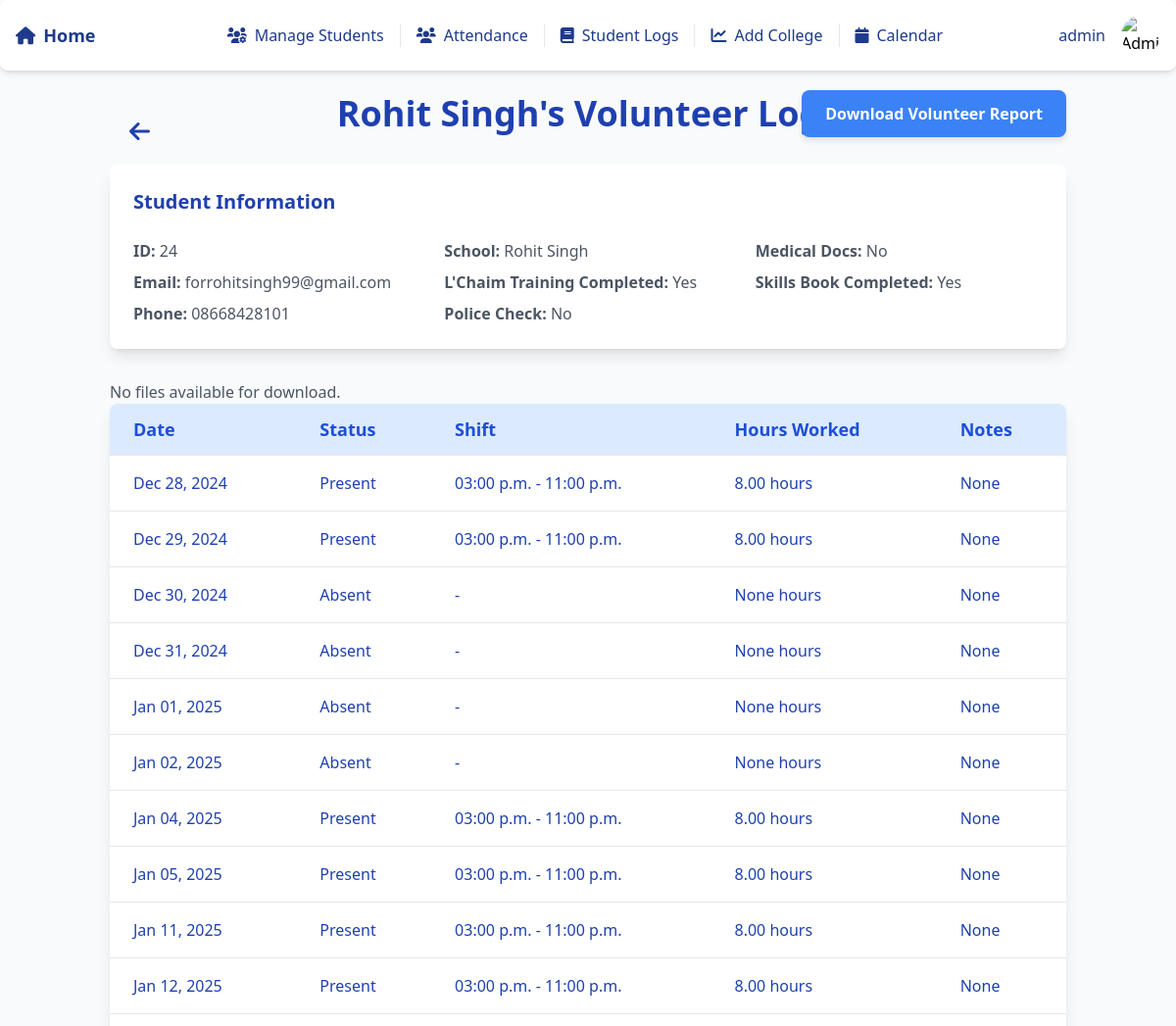
The app's page /student/24/logs/ (signed in, upper part), older data.
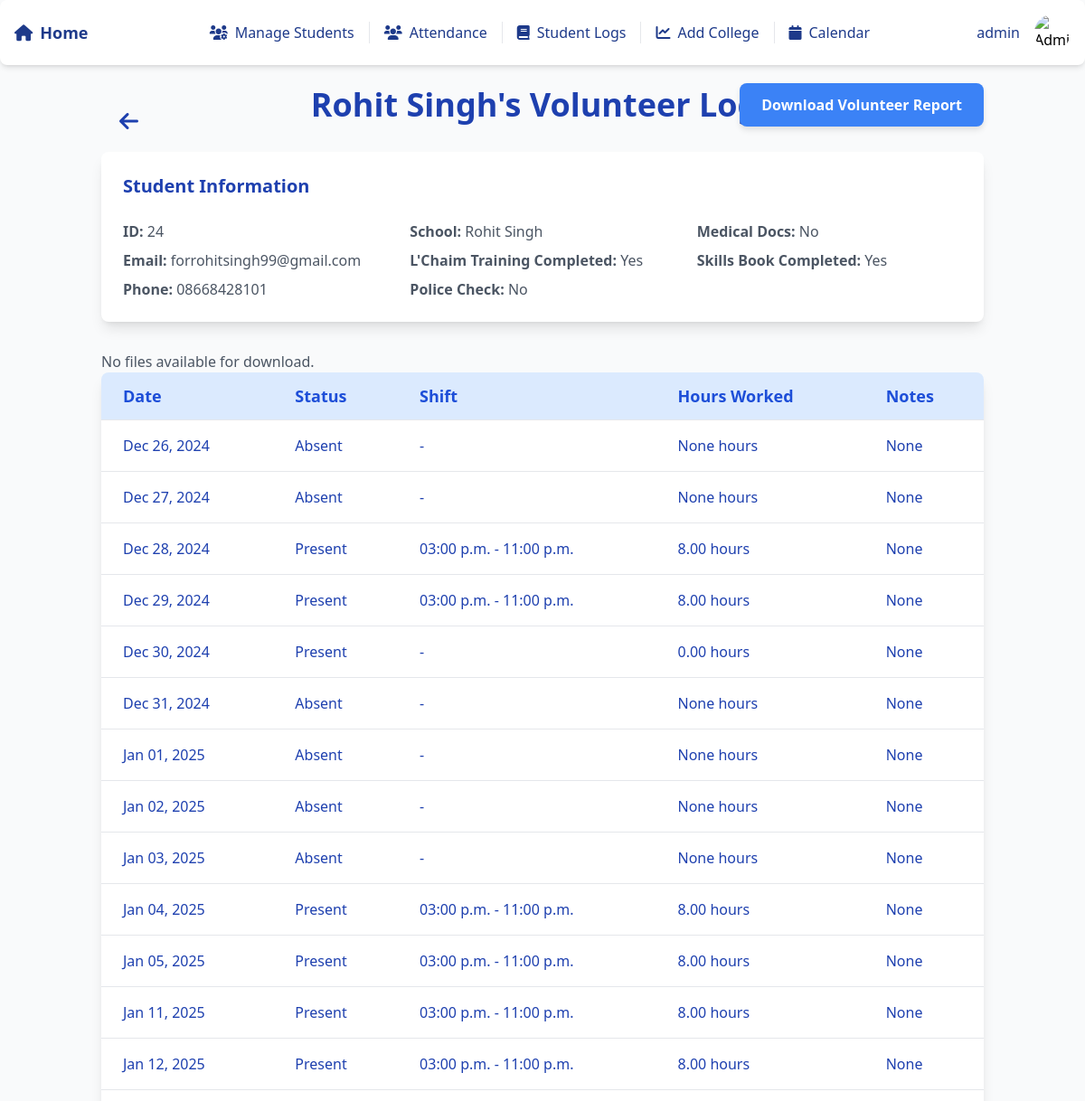
The same page, newer data.
### students/models.py (models this page shows, shortened)
class VolunteerLog(models.Model):
    student = models.ForeignKey(StudentProfile, on_delete=models.CASCADE, related_name="volunteer_logs")
    date = models.DateField()
    shift = models.ForeignKey(Shift, on_delete=models.SET_NULL, null=True, blank=True)
    start_time = models.TimeField(null=True, blank=True)
    end_time = models.TimeField(null=True, blank=True)
    hours_worked = models.DecimalField(max_digits=5, decimal_places=2, null=True)
    status = models.CharField(max_length=10, choices=[('Present', 'Present'), ('Absent', 'Absent')], default='Absent')
    notes = models.TextField(blank=True, null=True)
    class Meta:
        ordering = ['date']

### students/views.py (the view)
    def wrap(request, *args, **kwargs):
        if not request.user.groups.filter(name='Admin').exists():
            return redirect('student_profile_list')
        return function(request, *args, **kwargs)

### students/views.py (called while the page is built)
def admin_required(function):
    def wrap(request, *args, **kwargs):
        if not request.user.groups.filter(name='Admin').exists():
            return redirect('student_profile_list')
        return function(request, *args, **kwargs)
    return wrap

@admin_required
def student_details(request, student_id):
    student = get_object_or_404(StudentProfile, id=student_id)
    volunteer_logs = VolunteerLog.objects.filter(student=student)
    student_files = StudentFile.objects.filter(student=student)
    filename_pattern = re.compile(r'([^/]+)$')
    for file in student_files:
        match = filename_pattern.search(file.file.name)
        if match:
            print(match.group(0))
            file.file = match.group(0)
    total_hours = 0
    for log in volunteer_logs:
        if log.status == 'Present':
            total_hours += log.hours_worked if log.hours_worked else 7
    return render(request, 'student_details.html', {
        'student': student,
        'volunteer_logs': volunteer_logs,
        'total_hours': total_hours,
        'student_files': student_files
    })

### students/templates/student_details.html (shortened to what the changed rows need)
<!DOCTYPE html>
<html lang="en">
<head>
    <script src="https://cdn.tailwindcss.com"></script>
</head>
<body class="bg-gray-50">
    {% include 'navbar.html' %}
    <div class="container mx-auto px-6 mt-24">
        <div class="header-container mb-8">
            <h1 class="text-4xl font-semibold text-blue-800">
                {{ student.first_name }} {{ student.last_name }}'s Volunteer Logs
            </h1>
        </div>
        <div class="overflow-x-auto bg-white shadow-lg rounded-lg mb-8">
            <table class="min-w-full">
                <thead class="bg-blue-100">
                    <tr class="border-b">
                        <th class="py-3 px-6 text-left text-lg font-semibold text-blue-700">Date</th>
                        <th class="py-3 px-6 text-left text-lg font-semibold text-blue-700">Status</th>
                        <th class="py-3 px-6 text-left text-lg font-semibold text-blue-700">Shift</th>
                        <th class="py-3 px-6 text-left text-lg font-semibold text-blue-700">Hours Worked</th>
                        <th class="py-3 px-6 text-left text-lg font-semibold text-blue-700">Notes</th>
                    </tr>
                </thead>
                <tbody>
                    {% for log in volunteer_logs %}
                        <tr class="hover-row border-b">
                            <td class="py-4 px-6 text-blue-800">{{ log.date|date:"M d, Y" }}</td>
                            <td class="py-4 px-6 text-blue-800">{{ log.status }}</td>
                            <td class="py-4 px-6 text-blue-800">{{ log.start_time|time:"h:i a" }} - {{ log.end_time|time:"h:i a" }}</td>
                            <td class="py-4 px-6 text-blue-800">{{ log.hours_worked }} hours</td>
                            <td class="py-4 px-6 text-blue-800">{{ log.notes|default:"None" }}</td>
                        </tr>
                    {% endfor %}
                </tbody>
            </table>
        </div>
    </div>
</body>
</html>

Row changes from the older to the newer data that the page shows:
added VolunteerLog: date "Dec 26, 2024", status "Absent", hours_worked "None", notes "None"
added VolunteerLog: date "Dec 27, 2024", status "Absent", hours_worked "None", notes "None"
changed VolunteerLog "Dec 30, 2024": status "Absent" → "Present"; hours_worked "None" → "0.00"
added VolunteerLog: date "Jan 03, 2025", status "Absent", hours_worked "None", notes "None"
